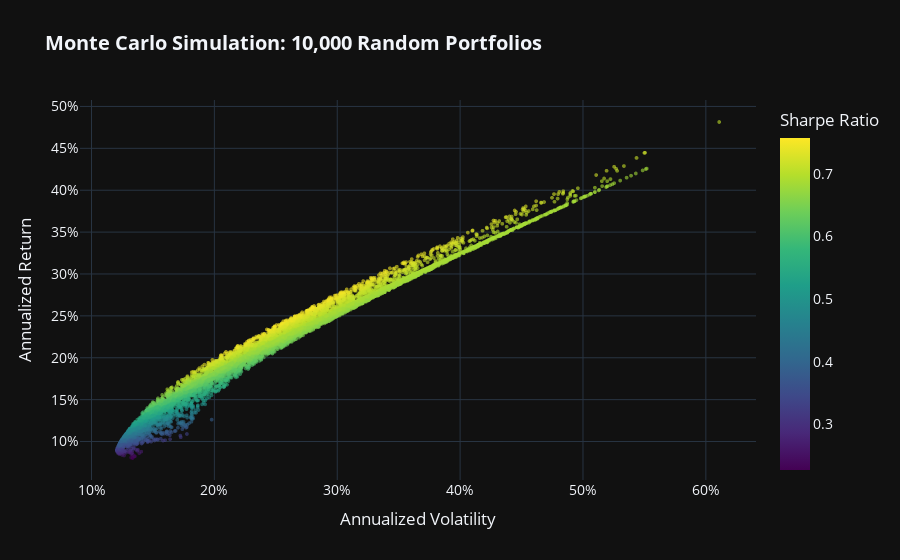

The cell this chart's notebook holds for it:
### Code cell
# Visualize Monte Carlo Simulation Results
fig = px.scatter(
    mc_results,
    x='Volatility',
    y='Return',
    color='Sharpe',
    color_continuous_scale='Viridis',
    title=f'<b>Monte Carlo Simulation: {N_PORTFOLIOS:,} Random Portfolios</b>',
    labels={
        'Volatility': 'Annualized Volatility',
        'Return': 'Annualized Return',
        'Sharpe': 'Sharpe Ratio'
    },
    template='plotly_dark',
    opacity=0.6
)

fig.update_traces(marker=dict(size=4))
fig.update_layout(
    font=dict(size=14),
    xaxis_tickformat='.0%',
    yaxis_tickformat='.0%'
)
fig.show()

### Figure 1 — Plotly figure (JSON) as saved in the notebook; plotly's stock layout.template omitted (floating-point values rounded to 4 significant figures; data arrays with more than 128 entries replaced by an {"elided": "..."} marker saying what was removed)
{"data": [{"hovertemplate": "Annualized Volatility=%{x}<br>Annualized Return=%{y}<br>Sharpe Ratio=%{marker.color}<extra></extra>", "legendgroup": "", "marker": {"color": {"elided": "10000 float values"}, "coloraxis": "coloraxis", "opacity": 0.6, "size": 4, "symbol": "circle"}, "mode": "markers", "name": "", "showlegend": false, "type": "scattergl", "x": {"elided": "10000 float values"}, "xaxis": "x", "y": {"elided": "10000 float values"}, "yaxis": "y"}], "layout": {"coloraxis": {"colorbar": {"title": {"text": "Sharpe Ratio"}}, "colorscale": [[0.0, "#440154"], [0.1111, "#482878"], [0.2222, "#3e4989"], [0.3333, "#31688e"], [0.4444, "#26828e"], [0.5556, "#1f9e89"], [0.6667, "#35b779"], [0.7778, "#6ece58"], [0.8889, "#b5de2b"], [1.0, "#fde725"]]}, "font": {"size": 14}, "legend": {"tracegroupgap": 0}, "title": {"text": "<b>Monte Carlo Simulation: 10,000 Random Portfolios</b>"}, "xaxis": {"anchor": "y", "domain": [0.0, 1.0], "tickformat": ".0%", "title": {"text": "Annualized Volatility"}}, "yaxis": {"anchor": "x", "domain": [0.0, 1.0], "tickformat": ".0%", "title": {"text": "Annualized Return"}}}}
